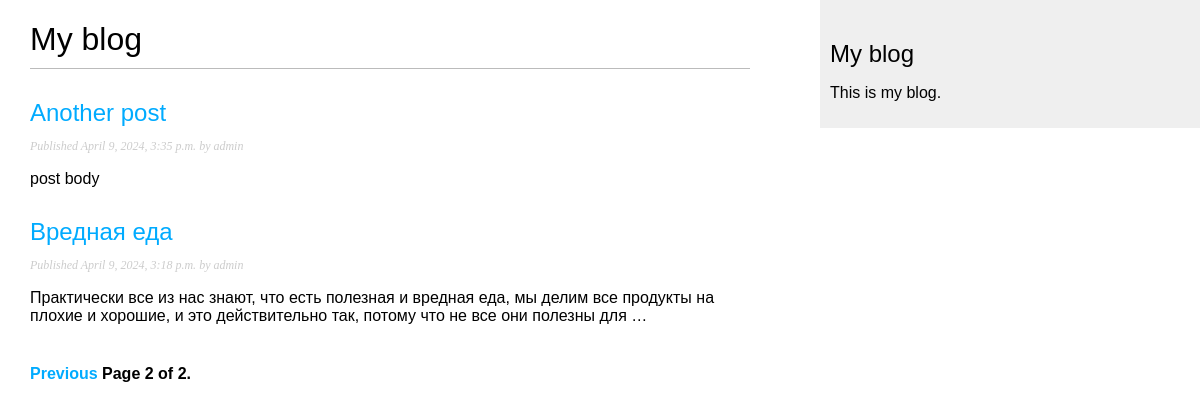
Screenshot of /blog/?page=2 with the database file from the repository.
### blog/models.py (models this page shows, shortened)
class Post(models.Model):
    class Status(models.TextChoices):
        DRAFT = 'DF', 'Draft'
        PUBLISHED = 'PB', 'Published'
    title = models.CharField(max_length=250)
    slug = models.SlugField(max_length=250,
                            unique_for_date='publish')
    body = models.TextField()
    publish = models.DateTimeField(default=timezone.now)
    created = models.DateTimeField(auto_now_add=True)
    updated = models.DateTimeField(auto_now=True)
    status = models.CharField(max_length=2,
                            choices=Status.choices,
                            default=Status.DRAFT)
    author = models.ForeignKey(User,
                            on_delete=models.CASCADE,
                            related_name='blog_posts')
    objects = models.Manager()
    published = PublishedManager()
    class Meta:
        ordering = [
            '-publish'
        ]
        indexes = [
            models.Index(fields=['-publish'])
        ]
    def get_absolute_url(self):
        return reverse('blog:post_detail',
                    args=[self.publish.year,
                        self.publish.month,
                        self.publish.day,
                        self.slug])

### blog/views.py (the view)
# urls.py: path('', views.post_list, name='post_list'),
def post_list(request):
    post_list = Post.published.all()
    paginator = Paginator(post_list, 3)
    page_number = request.GET.get('page', 1)
    try:
        posts = paginator.page(page_number)
    except PageNotAnInteger:
        posts = paginator.page(1)
    except EmptyPage:
        posts = paginator.page(paginator.num_pages)
    return render(request,
                'blog/post/list.html',
                {'posts': posts},)

### blog/models.py (called while the page is built)
    def get_queryset(self) -> models.QuerySet:
        return super().get_queryset().filter(status=Post.Status.PUBLISHED)

### blog/templates/blog/post/list.html (shortened to what this page needs)
{% extends 'blog/base.html' %}
{% block content %}
    <h1>My blog</h1>
    {% for post in posts %}
        <h2>
            <a href="{{post.get_absolute_url}}">
                {{ post.title }}
            </a>
        </h2>
        <p class="date">
            Published {{ post.publish }} by {{ post.author }}
        </p>
        {{ post.body|truncatewords:30|linebreaks }}
    {% endfor %}
    {% include 'pagination.html' with page=posts %}
{% endblock content %}

### blog/static/css/blog.css (style rules this page uses)
body { margin:0; padding:0; font-family:helvetica, sans-serif; }
a { color:#00abff; text-decoration:none; }
h1 { font-weight:normal; border-bottom:1px solid #bbb; padding:0 0 10px 0; }
h2 { font-weight:normal; margin:30px 0 0; }
p.date { color:#ccc; font-family: georgia, serif; font-size: 12px; font-style: italic; }

### rows the page displays
Post: title "Another post", publish "April 9, 2024, 3:35 p.m.", author "admin", body "post body"
Post: title "Вредная еда", publish "April 9, 2024, 3:18 p.m.", author "admin", body "Практически все из нас знают, что есть полезная и вредная еда, мы делим все продукты на плохие и хорошие, и это действительно так, потому что не все они полезны для …"

### other values shown
{{ page.number }} "2"
{{ page.paginator.num_pages }} "2"
